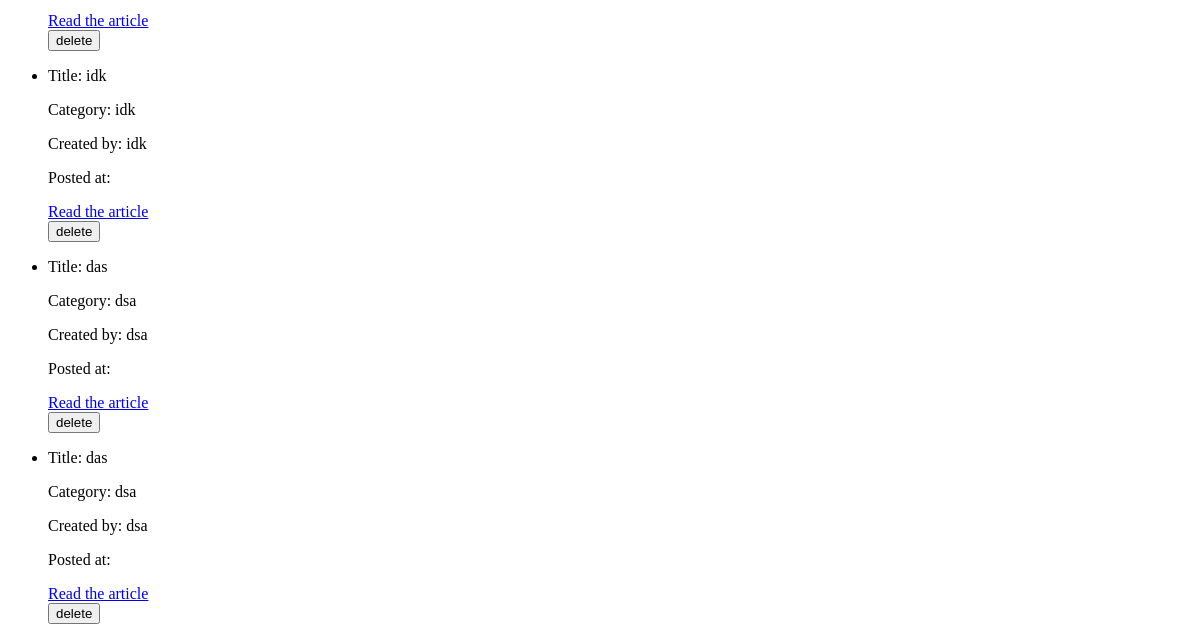
/blog/articles (lower part), run on an earlier commit of the app's database.
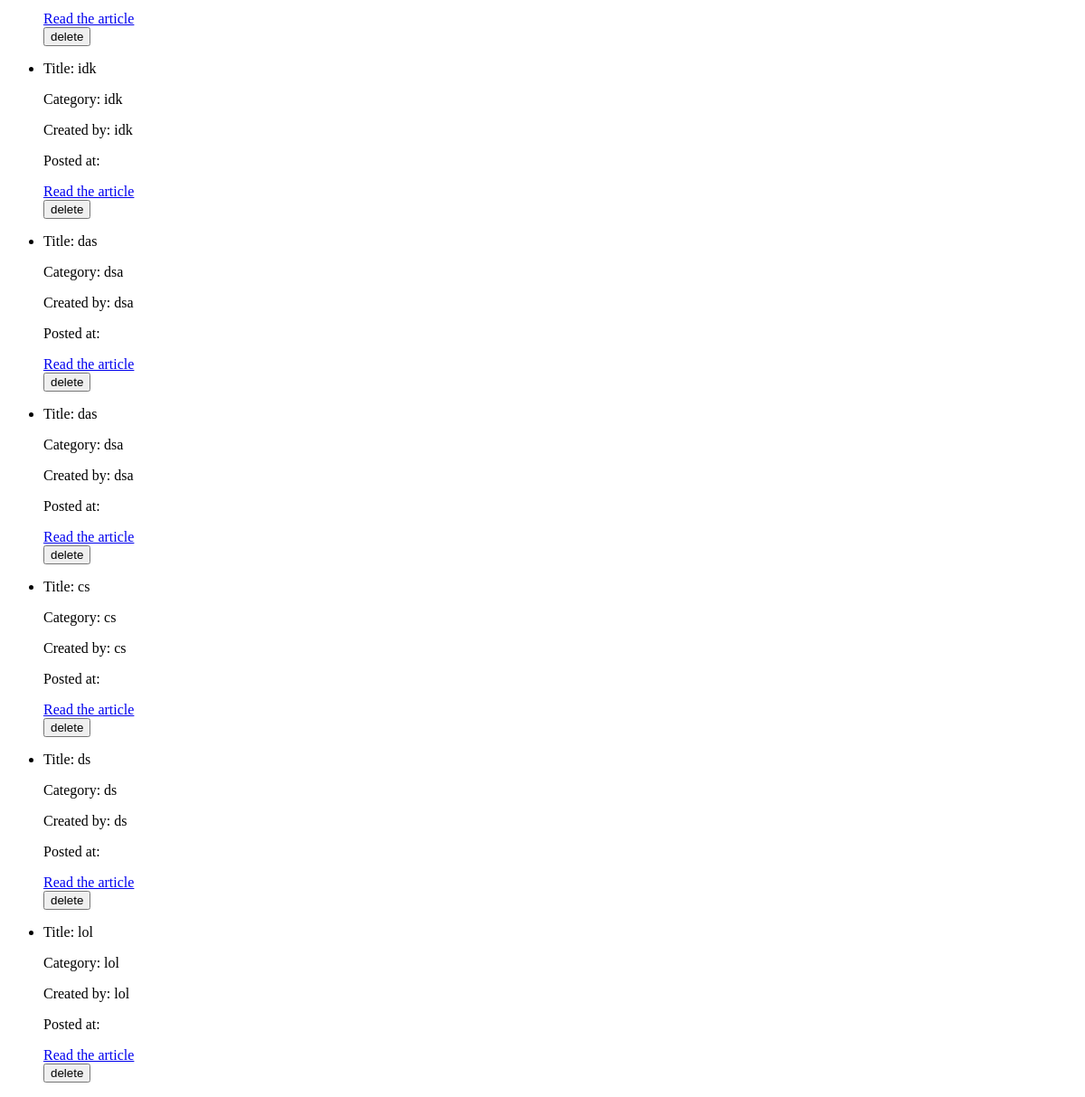
And on a later commit of the database.
### blog/models.py (models this page shows, shortened)
class ArticleModel(models.Model):
    title = models.CharField(max_length=100)
    category = models.CharField(max_length=100)
    author = models.CharField(max_length=100)
    content = models.TextField()
    createdAt = models.DateTimeField()

### blog/views.py (the view, shortened to what this page needs)
# urls.py: path('articles', Article.as_view()),
class Article(View):
    def get(self, request):
        articles = ArticleModel.objects.all()
        return render(request, "articles.html", {"articles": articles, "form": ArticleForm()})

### blog/forms.py
class ArticleForm(ModelForm):
    class Meta:
        model = ArticleModel
        fields = ["title", "category", "author", "content"]

### blog/templates/articles.html (shortened to what this page needs)
<!DOCTYPE html>
<html lang="en">
  <head>
  </head>
  <body>
    <ul>
      {% for article in articles %}
      <li>
        <p>Title: {{article.title}}</p>
        <p>Category: {{article.category}}</p>
        <p>Created by: {{article.author}}</p>
        <p>Posted at: {{article.created_at}}</p>
        <a href="http://localhost:8080/blog/articles/{{ article.id }}">Read the article</a>
        <form action="" method="post_delete">
        <input type=submit value="delete" />
        </form>
      </li>
      {% endfor %}
    </ul>
  </body>
</html>

### blog/templates/articles.html (style rules this page uses)
input { display: block; }

What changed in the data, as far as the page shows it:
added ArticleModel: title "cs", category "cs", author "cs"
added ArticleModel: title "ds", category "ds", author "ds"
added ArticleModel: title "lol", category "lol", author "lol"
